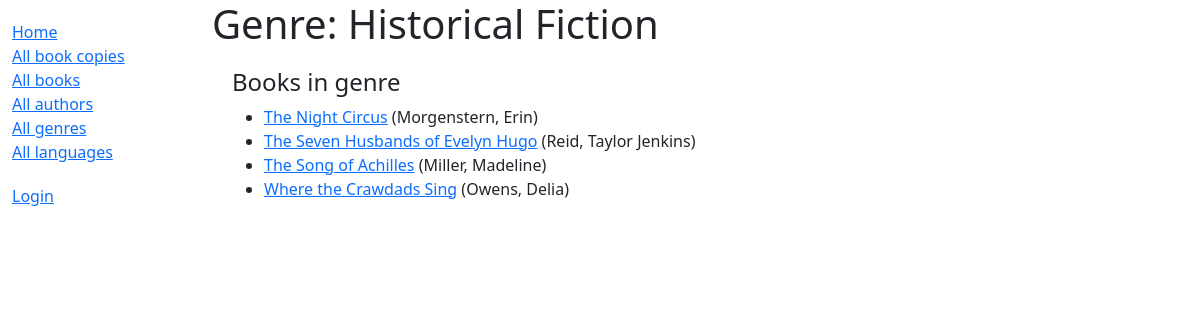
Page /catalog/genre/1 on the committed database.
### catalog/models.py (models this page shows, shortened)
class Book(models.Model):
    title = models.CharField(max_length=200)
    author = models.ForeignKey('Author', on_delete=models.RESTRICT, null=True)
    summary = models.TextField(
        max_length=1000, help_text="Enter a brief description of the book")
    isbn = models.CharField('ISBN', max_length=13,
                            unique=True,
                            help_text='13 Character <a href="https://www.isbn-international.org/content/what-isbn'
                                      '">ISBN number</a>')
    genre = models.ManyToManyField(
        Genre, help_text="Select a genre for this book")
    language = models.ForeignKey(
        'Language', on_delete=models.SET_NULL, null=True)
    class Meta:
        ordering = ['title', 'author']
    def display_genre(self):
        """Creates a string for the Genre. This is required to display genre in Admin."""
        return ', '.join([genre.name for genre in self.genre.all()[:3]])
    display_genre.short_description = 'Genre'
    def get_absolute_url(self):
        return reverse('book-detail', args=[str(self.id)])

class Author(models.Model):
    first_name = models.CharField(max_length=100)
    last_name = models.CharField(max_length=100)
    date_of_birth = models.DateField(null=True, blank=True)
    date_of_death = models.DateField('died', null=True, blank=True)
    class Meta:
        ordering = ['last_name', 'first_name']
    def __str__(self):
        return f'{self.last_name}, {self.first_name}'

### catalog/views.py (the view)
# urls.py: path('genre/<int:pk>', views.GenreDetailView.as_view(), name='genre-detail'),
class GenreDetailView(generic.DetailView):
    model = Genre

### catalog/templates/catalog/genre_detail.html (shortened to what this page needs)
{% extends "base_generic.html" %}
{% block content %}
<h1>Genre: {{ genre.name }}</h1>
<div style="margin-left:20px;margin-top:20px">
<h4>Books in genre</h4>
<ul>
  {% for copy in genre.book_set.all %}
  <li>
    <a href="{{ copy.get_absolute_url }}">{{ copy.title }}</a> ({{copy.author}})
  </li>
  {% empty %}
  <li>There are no books in this genre.</li>
  {% endfor %}
</ul>
{% endblock %}
{% block sidebar %}
  {{ block.super }}
{% endblock %}

### rows in the picture
Book: title "The Night Circus", author "Morgenstern, Erin"
Book: title "The Seven Husbands of Evelyn Hugo", author "Reid, Taylor Jenkins"
Book: title "The Song of Achilles", author "Miller, Madeline"
Book: title "Where the Crawdads Sing", author "Owens, Delia"
